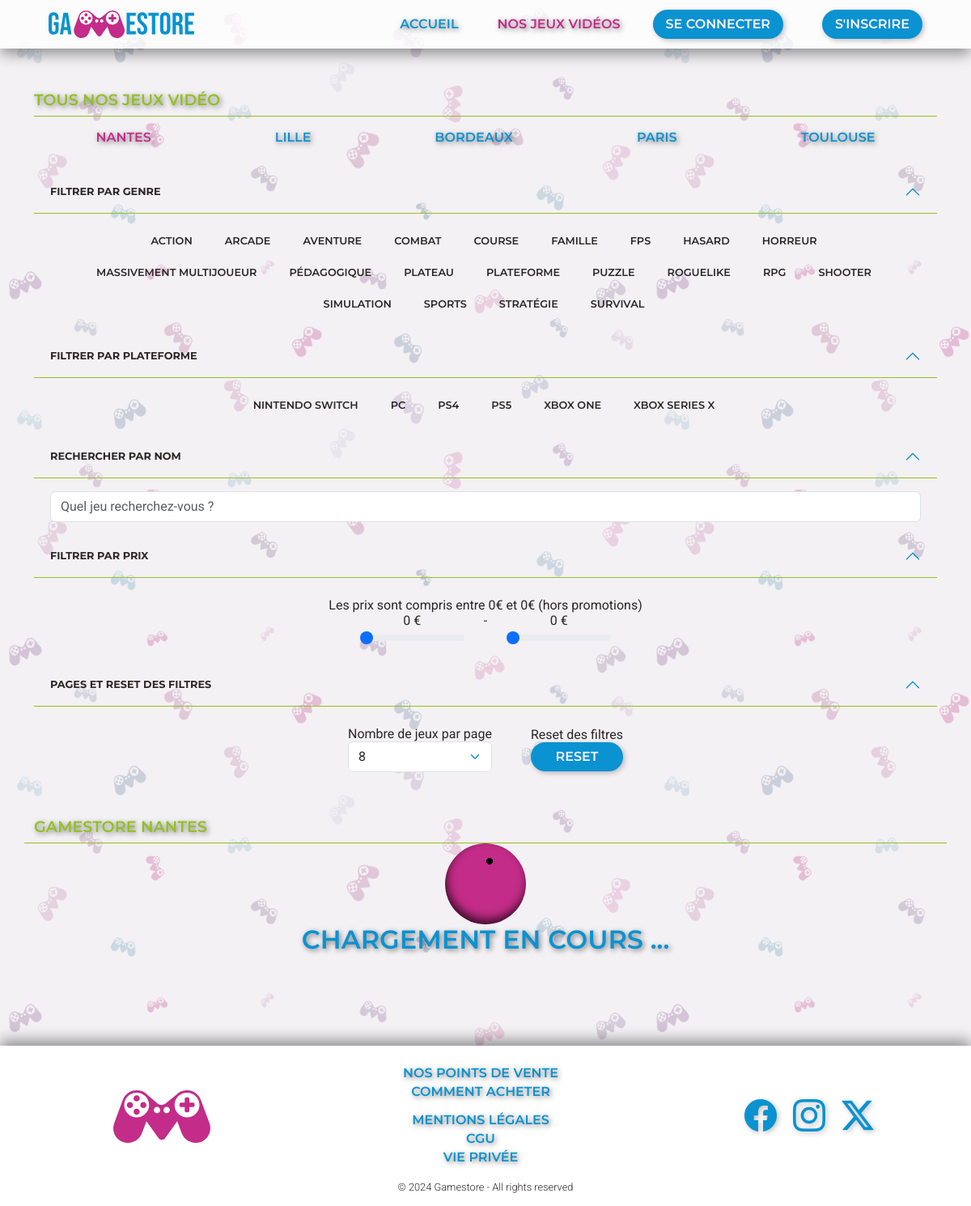
/dist/index.php?controller=games&action=list, run on the app's committed database.
### tables this page shows
CREATE TABLE genre (
  id INT(11) UNSIGNED PRIMARY KEY AUTO_INCREMENT,
  name VARCHAR(100) NOT NULL UNIQUE
);

CREATE TABLE `platform` (
  id INT(11) UNSIGNED PRIMARY KEY AUTO_INCREMENT,
  name VARCHAR(100) NOT NULL UNIQUE
);

### dist/index.php (called while the page is built, shortened)
<?php
require_once __DIR__.'/Autoload.php';
$controller = new App\Controller\RoutingController();
$controller->route();

### dist/App/Repository/MainRepository.php (called while the page is built, shortened)
<?php
class MainRepository
{
  public function __construct()
  {
    $mysql = Mysql::getInstance();
    $this->pdo = $mysql->getPDO();
  }
}

### dist/Autoload.php (called while the page is built, shortened)
<?php
class Autoload
{
  static function autoload($class)
  {
    $class = str_replace('\\', '/', $class);
  }
}

### dist/App/Db/Mysql.php (called while the page is built, shortened)
<?php
require_once __DIR__ . '/../../vendor/autoload.php';
class Mysql
{
  private function __construct()
  {
    $dotenv = new Dotenv(__DIR__ . '/../..');
  }
  private ?\PDO $pdo = null;
  private static ?self $_instance = null;
  public static function getInstance(): self
  {
    if (is_null(self::$_instance)) {
      self::$_instance = new Mysql();
    }
    return self::$_instance;
  }
  public function getPDO(): \PDO
  {
    if (is_null($this->pdo)) {
      try {
        $this->pdo = new \PDO("mysql:host=".$_ENV['DB_HOST'].";dbname=".$_ENV['DB_NAME'],$_ENV['DB_USER'], $_ENV['DB_PASSWORD']);
        $this->pdo->setAttribute(\PDO::ATTR_ERRMODE, \PDO::ERRMODE_EXCEPTION);
        $this->pdo->setAttribute(\PDO::ATTR_DEFAULT_FETCH_MODE, \PDO::FETCH_ASSOC);
      } catch (\PDOException $e) {
        echo _ERORR_MESSAGE_ . "(Erreur : " . $e->getCode() . ")";
        die();
      }
    }
    return $this->pdo;
  }
}

### dist/App/Repository/GenreRepository.php (called while the page is built, shortened)
<?php
class GenreRepository extends MainRepository
{
  public function getAllGenres(): array
  {
    $query = "SELECT * FROM genre";
    $stmt = $this->pdo->query($query);
    return $stmt->fetchAll();
  }
}

### dist/App/Tools/Security.php (called while the page is built, shortened)
<?php
class Security
{
  public static function secureInput(string $input): string
  {
    return htmlspecialchars(trim($input));
  }
}

### dist/App/Repository/PlatformRepository.php (called while the page is built, shortened)
<?php
class PlatformRepository extends MainRepository
{
  public function getAllPlatforms(): array
  {
    $query = "SELECT * FROM platform";
    $stmt = $this->pdo->query($query);
    return $stmt->fetchAll();
  }
}

### dist/App/Repository/GamePlatformRepository.php (called while the page is built, shortened)
<?php
class GamePlatformRepository extends MainRepository
{
  public function getAllPrices(): array
  {
    $query = 'SELECT gp.price FROM game_platform AS gp';
    $stmt = $this->pdo->query($query);
    return $stmt->fetchAll();
  }
}

### dist/templates/games/list.php (the view, shortened to what this page needs)
<?php
require_once _TEMPLATEPATH_ . '/header.php'; ?>
<main class="container my-4 main">
  <section class="mt-2">
    <div class="d-flex justify-content-between gamestore-title">
      <h2 class="text-uppercase">Tous nos jeux vidéo</h2>
    </div>
    <ul class="nav justify-content-between justify-content-lg-around mt-3" role="tablist">
      <li class="nav-item pb-2">
        <a class="menu-link text-uppercase stores active" id="nantes-tab" href="#nantes" data-bs-toggle="tab">Nantes</a>
      </li>
      <li class="nav-item pb-2">
        <a class="menu-link text-uppercase stores" id="lille-tab" href="#lille" data-bs-toggle="tab">Lille</a>
      </li>
      <li class="nav-item pb-2">
        <a class="menu-link text-uppercase stores" id="bordeaux-tab" href="#bordeaux" data-bs-toggle="tab">Bordeaux</a>
      </li>
      <li class="nav-item pb-2">
        <a class="menu-link text-uppercase stores" id="paris-tab" href="#paris" data-bs-toggle="tab">Paris</a>
      </li>
      <li class="nav-item pb-2">
        <a class="menu-link text-uppercase stores" id="toulouse-tab" href="#toulouse" data-bs-toggle="tab">Toulouse</a>
      </li>
    </ul>
  </section>
  <section class="my-4 pb-3">
    <div class="accordion" id="filters">
      <div class="accordion-item">
        <h2 class="accordion-header">
          <button class="accordion-button text-uppercase" type="button" data-bs-toggle="collapse" data-bs-target="#filter-genres" aria-expanded="true" aria-controls="filter-genres">
            Filtrer par genre
          </button>
        </h2>
        <div id="filter-genres" class="accordion-collapse collapse show">
          <div class="accordion-body row row-cols-auto justify-content-center">
            <?php foreach ($genres as $genre) : ?>
              <label class="btn btn-gamestore-outline-checked text-uppercase mb-1 me-1" for="btn-check-genre-<?= Security::secureInput($genre['id']) ?>"><?= Security::secureInput($genre['name']) ?></label>
            <?php endforeach; ?>
          </div>
        </div>
      </div>
      <div class="accordion-item">
        <h2 class="accordion-header">
          <button class="accordion-button text-uppercase" type="button" data-bs-toggle="collapse" data-bs-target="#filter-platform" aria-expanded="false" aria-controls="filter-platform">
            Filtrer par plateforme
          </button>
        </h2>
        <div id="filter-platform" class="accordion-collapse collapse show">
          <div class="accordion-body row row-cols-auto justify-content-center">
            <?php foreach ($platforms as $platform) : ?>
              <label class="btn btn-gamestore-outline-checked text-uppercase mb-1 me-1" for="btn-check-platform-<?= Security::secureInput($platform['id']) ?>"><?= Security::secureInput($platform['name']) ?></label>
            <?php endforeach; ?>
          </div>
        </div>
      </div>
      <div class="accordion-item">
        <h2 class="accordion-header">
          <button class="accordion-button text-uppercase" type="button" data-bs-toggle="collapse" data-bs-target="#filter-name" aria-expanded="false" aria-controls="filter-name">
            Rechercher par nom
          </button>
        </h2>
        <div id="filter-name" class="accordion-collapse collapse show">
          <div class="accordion-body">
            <input class="form-control" type="search" placeholder="Quel jeu recherchez-vous ?" id="search-game">
          </div>
        </div>
      </div>
      <div class="accordion-item">
        <h2 class="accordion-header">
          <button class="accordion-button text-uppercase" type="button" data-bs-toggle="collapse" data-bs-target="#filter-price" aria-expanded="false" aria-controls="filter-price">
            Filtrer par prix
          </button>
        </h2>
        <div id="filter-price" class="accordion-collapse collapse show">
          <div class="accordion-body d-flex justify-content-center">
            <div class="mt-2 d-flex align-items-center justify-content-center">
              <div class="text-center">Les prix sont compris entre <?= Security::secureInput(floor(implode(min($prices)))) ?>€ et <?= Security::secureInput(ceil(implode(max($prices)))) ?>€ (hors promotions)
                <div class="d-flex justify-content-center">
                  <div>
                    <div id="label-min-price"><?= Security::secureInput(floor(implode(min($prices)))) ?> €</div>
                    <input type="range" class="form-range" id="min-price" step="0.01" value="<?= Security::secureInput(implode(min($prices))) ?>" min="<?= Security::secureInput(floor(implode(min($prices)))) ?>" max="<?= Security::secureInput(ceil(implode(max($prices)))) ?>">
                  </div>
                  <div class="px-4"> - </div>
                  <div>
                    <div id="label-max-price"><?= Security::secureInput(ceil(implode(max($prices)))) ?> €</div>
                    <input type="range" class="form-range" id="max-price" step="0.01" value="<?= Security::secureInput(implode(max($prices))) ?>" min="<?= Security::secureInput(floor(implode(min($prices)))) ?>" max="<?= Security::secureInput(ceil(implode(max($prices)))) ?>">
                  </div>
                </div>
              </div>
            </div>
          </div>
        </div>
      </div>
      <div class="accordion-item">
        <h2 class="accordion-header">
          <button class="accordion-button text-uppercase" type="button" data-bs-toggle="collapse" data-bs-target="#filter-pages" aria-expanded="false" aria-controls="filter-pages">
            Pages et reset des filtres
          </button>
        </h2>
        <div id="filter-pages" class="accordion-collapse collapse show">
          <div class="accordion-body d-flex justify-content-center">
            <div class="mt-2 d-flex align-items-center justify-content-center">
              <div class="text-center">Nombre de jeux par page
                <select class="form-select" id="games-per-page">
                  <option value="8" selected>8</option>
                </select>
              </div>
              <div class="text-center d-flex flex-column ms-5">
                <div>Reset des filtres</div>
                <button class="btn btn-gamestore text-uppercase" id="reset-filters">Reset</button>
              </div>
            </div>
          </div>
        </div>
      </div>
  </section>
  <section class="tab-content">
    <div class="tab-pane fade active show" id="nantes">
      <div class="card-text justify-content-around row">
        <div class="d-flex justify-content-between gamestore-title">
          <h2 class="text-uppercase">Gamestore Nantes</h2>
        </div>
        <div class="d-flex flex-column align-items-center" id="loading-nantes">
          <div class="loader"></div>
          <h4 class="text-uppercase fs-2 loading-title">Chargement en cours ...</h4>
        </div>
      </div>
    </div>
  </section>
  <?php require_once _TEMPLATEPATH_ . '/footer.php'; ?>

### data on the page
genre: name "ACTION"
genre: name "ARCADE"
genre: name "AVENTURE"
genre: name "COMBAT"
genre: name "COURSE"
genre: name "FAMILLE"
genre: name "FPS"
genre: name "HASARD"
genre: name "HORREUR"
genre: name "MASSIVEMENT MULTIJOUEUR"
genre: name "PÉDAGOGIQUE"
genre: name "PLATEAU"
genre: name "PLATEFORME"
genre: name "PUZZLE"
genre: name "ROGUELIKE"
genre: name "RPG"
genre: name "SHOOTER"
genre: name "SIMULATION"
genre: name "SPORTS"
genre: name "STRATÉGIE"
genre: name "SURVIVAL"
platform: name "NINTENDO SWITCH"
platform: name "PC"
platform: name "PS4"
platform: name "PS5"
platform: name "XBOX ONE"
platform: name "XBOX SERIES X"

### other printed values
Security::secureInput(floor(implode(min($prices)))) "0"
Security::secureInput(ceil(implode(max($prices)))) "0"
